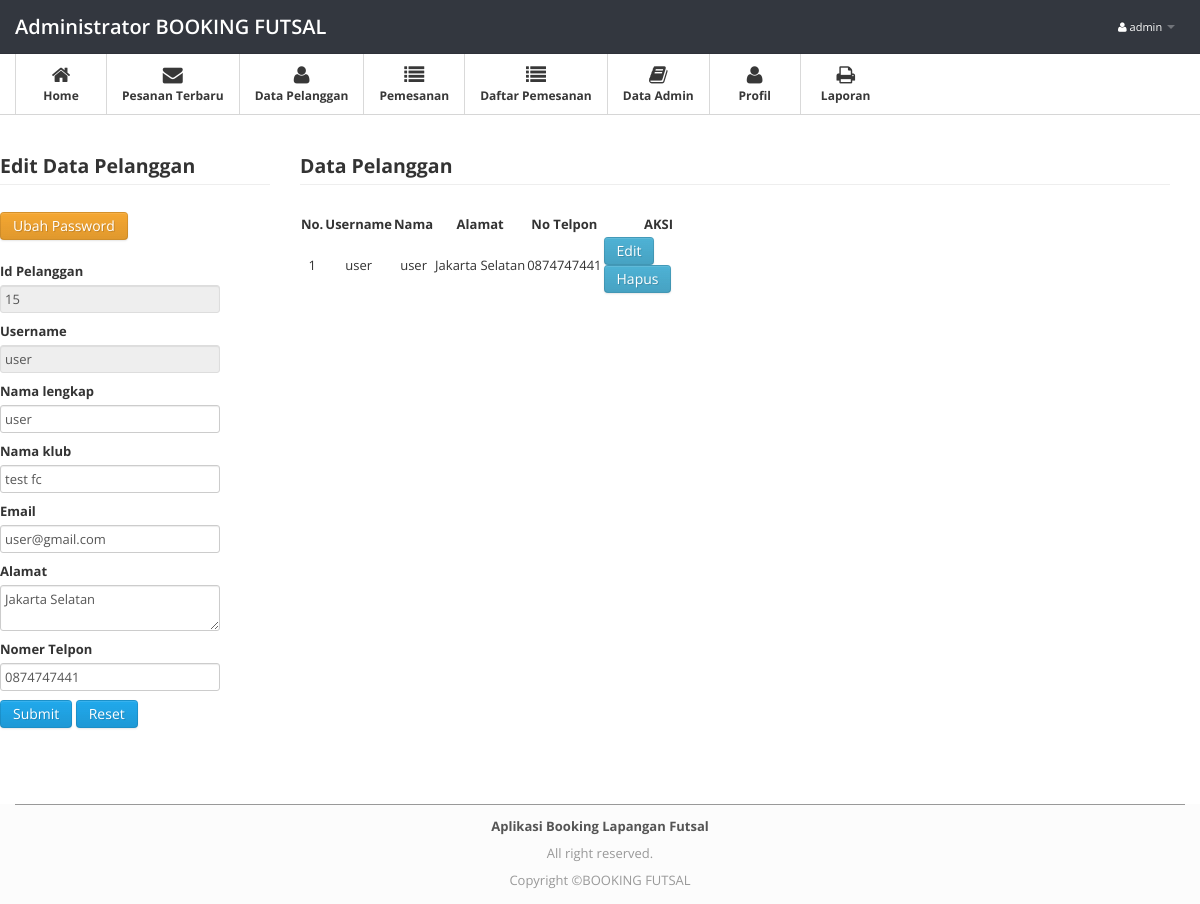
Screenshot of /admin/index.php?modul=pengunjung&act=edit&id=15 (signed in) with the database file from the repository.
### tables this page shows
CREATE TABLE `profil` (
  `id_profil` int(11) NOT NULL,
  `namafutsal` varchar(35) NOT NULL,
  `alamat` text NOT NULL,
  `kodepos` varchar(5) NOT NULL,
  `fax` char(20) NOT NULL,
  `no_hp` char(12) NOT NULL
);

CREATE TABLE `pelanggan` (
  `id_pelanggan` int(11) NOT NULL,
  `username` varchar(20) NOT NULL,
  `password` varchar(40) NOT NULL,
  `nama` varchar(35) NOT NULL,
  `nama_klub` varchar(30) NOT NULL,
  `email` varchar(35) NOT NULL,
  `alamat` text NOT NULL,
  `no_telpon` char(12) NOT NULL
);

### db/config.php (called while the page is built, shortened)
<?php
$zz=mysql_fetch_array(mysql_query("Select * from profil where id_profil='1'"));
$namaprofil=$zz[namafutsal];
?>

### admin/modul/pengunjung.php (the view, shortened to what this page needs)
<div class="main">
    <div class="main-inner">
        <div class="container">
          <div class="row">
            <div class="span3">
                    <?php
                        switch (isset($_GET['act'])) {
                         ?>
                    <?php
                    case "edit":
                    $data=mysql_fetch_array(mysql_query("SELECT * FROM pelanggan WHERE id_pelanggan='$_GET[id]'"));
                     ?>
                    <legend><b>Edit Data Pelanggan</b> </legend>
                    <form method=POST action="index.php?modul=aksi_pengunjung&act=update_pengunjung" enctype='multipart/form-data'>
                       <a href="<?php echo $data['id_pelanggan']; ?>" class="btn btn-warning btn-sm" data-remote="false" data-toggle="modal" data-target="#notifpassword"> Ubah Password</a>
                       <br /><br />
                      <label class="control-label" ><b>Id Pelanggan</b></label>
                      <input name="kode" class="input-large" value="<?php echo $data['id_pelanggan']; ?>" type="text"  readonly>
                      <label class="control-label" ><b>Username</b></label>
                      <input name="username" class="input-large" value="<?php echo $data['username']; ?>" type="text"  readonly>
                      <label class="control-label" ><b>Nama lengkap</b></label>
                      <input name="nama" value="<?php echo $data['nama']; ?>" class="input-large" type="text" maxlength="100" onKeyUp="return checkInput2(this);" required>
                      <label class="control-label" ><b>Nama klub</b></label>
                      <input value="<?php echo $data['nama_klub']; ?>" name="nama_klub" class="input-large" type="text" maxlength="80"  required>
                       <label class="control-label" ><b>Email</b></label>
                      <input name="email" value="<?php echo $data['email']; ?>" class="input-large" type="text" maxlength="80"  required>
                      <label class="control-label" ><b>Alamat</b></label>
                      <textarea name="alamat" class="input-large" type="text" required><?php echo $data['alamat']; ?></textarea>
                      <label class="control-label" ><b>Nomer Telpon</b></label>
                      <input name="no_telpon" class="input-large" value="<?php echo $data['no_telpon']; ?>" type="tel" maxlength="15" onKeyUp="return checkInput(this);" required>
                      <input type="submit" class="btn btn-primary">
                      <input type="reset" class="btn btn-primary">
                    </form>
                     <?php
                    }
                     ?>
            </div>
                     <div class="span9">
                            <legend><b>Data Pelanggan</b></legend>
                              <table id="datatables" class="display">
                              <thead>
                              <tr>
                              <th>No.</th>
                              <th>Username</th>
                              <th>Nama</th>
                              <th>Alamat</th>
                              <th>No Telpon</th>
                              <th width="110px">AKSI</th></tr>
                              </thead>
                              <tbody>
                              <?php
                              $sql=mysql_query("select * from pelanggan order by id_pelanggan");
                              $no=0;
                              while($baris=mysql_fetch_array($sql)){
                                $no++;
                               ?>
                            <tr>
                              <td align="center"><?php echo $no;  ?></td>
                              <td align="center"><?php echo $baris['username']; ?></td>
                              <td align="center"><?php echo $baris['nama']; ?></td>
                              <td align="center"><?php echo $baris['alamat']; ?></td>
                              <td align="center"><?php echo $baris['no_telpon']; ?></td>
                              <td>
                              <a href="index.php?modul=pengunjung&act=edit&id=<?php echo $baris['id_pelanggan']; ?>" class="btn btn-info btn-sm" >Edit</a>
                              <a href="index.php?modul=aksi_pengunjung&act=hapus_pengunjung&id=<?php echo $baris['id_pelanggan']; ?>" onclick="return konfirmasi()" class="btn btn-info btn-sm" >Hapus</a>
                              </td></tr>
                              <?php } ?>
                              </tbody>
                              </table>
            </div>
        </div>
    </div>
</div>
</div>

### admin/index.php (shortened to what this page needs)
<?php
include("../db/config.php");
 ?>
<!DOCTYPE html>
<html lang="en">
<head>
<link href="css/bootstrap.min.css" rel="stylesheet">
<link href="datepicker/datepicker3.css" rel="stylesheet">
<link href="css/bootstrap-responsive.min.css" rel="stylesheet">
<link href="css/font-awesome.css" rel="stylesheet">
<link href="css/style.css" rel="stylesheet">
<link href="css/pages/dashboard.css" rel="stylesheet">
  <link rel="stylesheet" type="text/css" href="plug/BeatPicker.min.css">
    <link rel="stylesheet" href="media/css/jquery.dataTables.css" type="text/css" />
</head>
<body>
<div class="navbar navbar-fixed-top">
  <div class="navbar-inner">
    <div class="container"><span class="icon-bar"></span><span class="icon-bar"></span> </a><a class="brand" href="index.php">Administrator <?php echo "$namaprofil";?></a>
      <div class="nav-collapse">
        <ul class="nav pull-right">
          <li class="dropdown"><a href="#" class="dropdown-toggle" data-toggle="dropdown"><i
            class="icon-user"></i> <?php echo $_SESSION['username']; ?> <b class="caret"></b></a>
          </li>
        </ul>
      </div>
    </div>
  </div>
</div>
<div class="subnavbar">
  <div class="subnavbar-inner">
    <div class="container">
      <ul class="mainnav">
        <li class="active"><a href="index.php"><i class="icon-home"></i><span>Home</span> </a></li>
        <li class="active"><a href="index.php?modul=pesananbaru"><i class="icon-envelope"></i><span>Pesanan Terbaru</span> </a></li>
        <li class="active"><a href="index.php?modul=pengunjung"><i class="icon-user"></i><span>Data Pelanggan</span> </a> </li>
         <li class="active"><a href="index.php?modul=boking"><i class="icon-list"></i><span>Pemesanan</span> </a> </li>
        <li class="active"><a href="index.php?modul=daftar_boking"><i class="icon-list"></i><span>Daftar Pemesanan</span> </a> </li>
        <li class="active"><a href="index.php?modul=admin"><i class="icon-book"></i><span>Data Admin</span> </a> </li>
        <li class="active"><a href="index.php?modul=profil"><i class="icon-user"></i><span>Profil</span> </a> </li>
        <li class="dropdown active">
          <a href="javascript:;" class="dropdown-toggle" data-toggle="dropdown">
            <i class="icon-print"></i>
            <span>Laporan</span>
            <b class="caret"></b>
          </a>
        </li>
      </ul>
    </div>
  </div>
</div>
<div class="main">
  <div class="main-inner">
    <div class="container">
      <div class="row">
        <div class="widget">
      <?php
if(!empty($_GET['modul']))
{
  if(file_exists("modul/$_GET[modul].php"))
  {
  include("modul/$_GET[modul].php");
  } else
  {
  echo "<h2>Error !<br/>Halaman Tidak Di Temukan !</h2>";
  }
        } ?>
    </div>
  </div>
</div>
<br />
<br />
<br />
<br />
<br />
<br />
<footer class="application-footer">
            <div class="container">
                <p><b>Aplikasi Booking Lapangan Futsal</b></p>
                <div class="disclaimer">
                    <p>All right reserved.</p>
                    <p>Copyright ©<?php echo "$namaprofil";?></p>
                </div>
            </div>
        </footer>
</body>
</html>

### admin/css/style.css (style rules this page uses)
.application-footer { background-color: #fcfcfc; z-index: 900; height: 100px; margin-top: -100px; clear: both; position: relative; }
.application-footer .container { padding-top: 10px; color: #555555; text-align: center; border-top: 1px solid #999999; }
.application-footer .container p { margin: 0 0 5px; }
.disclaimer { text-align: center; font-size: 11px; color: #999999; }
body { background: #FFFFFF; font: 13px/1.7em 'Open Sans'; }
p { font: 13px/1.7em 'Open Sans'; }
input, button, select, textarea { font-family: 'Open Sans'; }
.navbar .container { position: relative; }
.navbar-inner { padding: 7px 0; background: #33373f; -moz-border-radius: 0; -webkit-border-radius: 0; border-radius: 0; }
.navbar-fixed-top { position: static; }
.navbar .nav a { font-size: 11px; }
.navbar .nav>li>a { color:#fff !important; }
.navbar .brand { font-weight: 600; position: relative; top: 2px; }
.subnavbar { margin-bottom: 2.5em; }
.subnavbar-inner { height: 60px; background: #fff; border-bottom: 1px solid #d6d6d6; }
.subnavbar .container > ul { display: inline-block; height: 80px; padding: 0; margin: 0; }
.subnavbar .container > ul > li { float: left; min-width: 90px; height: 60px; padding: 0; margin: 0; text-align: center; list-style: none; border-left: 1px solid #d9d9d9; }
.subnavbar .container > ul > li > a { display: block; height: 100%; padding: 0 15px; font-size: 12px; font-weight: bold; color: #b2afaa; }
.subnavbar .container > ul > li > a > i { display: inline-block; width: 24px; height: 24px; margin-top: 11px; margin-bottom: -3px; font-size: 20px; }
.subnavbar .container > ul > li > a > span { display: block; }
.subnavbar .container > ul > li.active > a { color: #383838; }
.subnavbar .caret { margin-top: 4px; border-top-color: white; border-bottom-color: white; }
.main { border-bottom: 0px solid #000; }
.widget { position: relative; clear: both; width: auto; margin-bottom: 2em; overflow: hidden; }

### rows the page displays
profil: namafutsal "BOOKING FUTSAL"
pelanggan: kode "15", username "user", nama "user", nama_klub "test fc", email "user@gmail.com", alamat "Jakarta Selatan", no_telpon "0874747441"

### other values shown
$_SESSION['username'] "admin"
